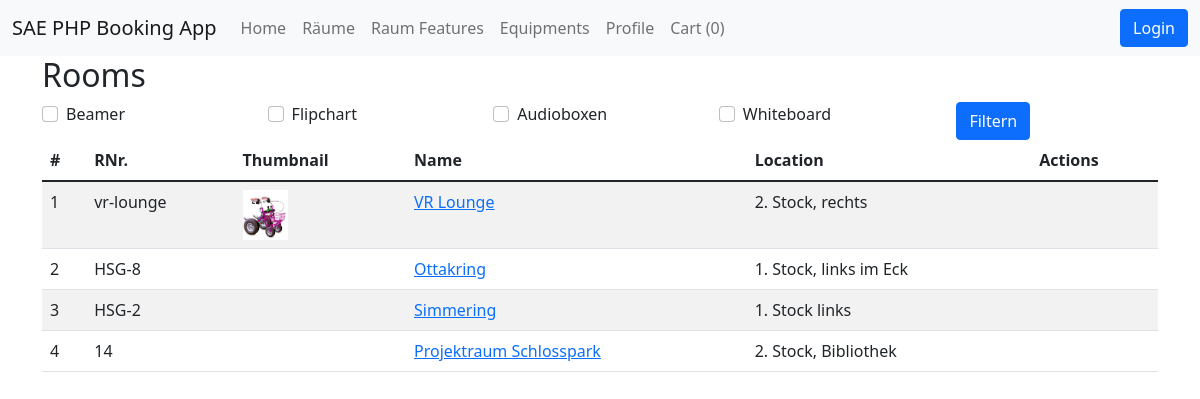
Page /public/rooms on the earlier database version.
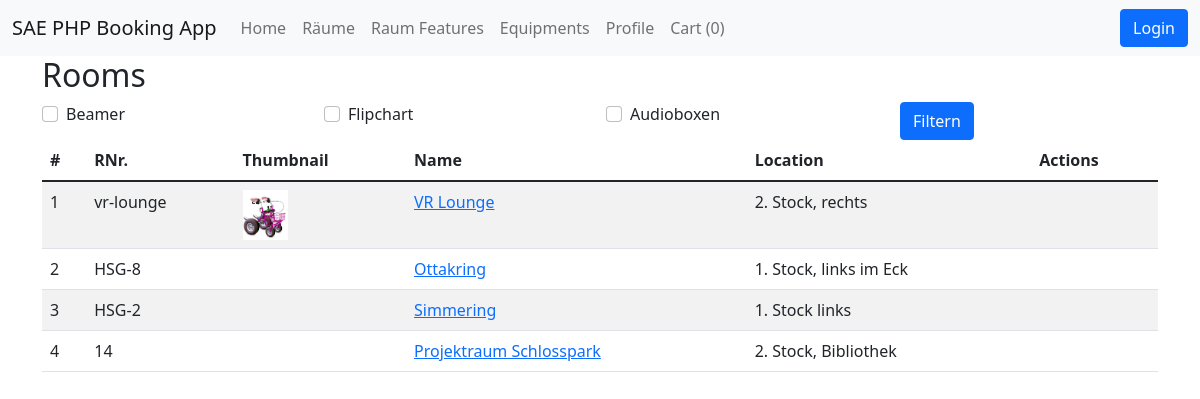
Same page on the later database version.
### tables this page shows
CREATE TABLE `room_features` (
  `id` int(11) NOT NULL,
  `name` varchar(255) NOT NULL,
  `description` text DEFAULT NULL,
  `created_at` timestamp NOT NULL DEFAULT current_timestamp(),
  `updated_at` timestamp NOT NULL DEFAULT current_timestamp() ON UPDATE current_timestamp(),
  `deleted_at` timestamp NULL DEFAULT NULL
);

CREATE TABLE `rooms` (
  `id` int(11) NOT NULL,
  `name` varchar(255) NOT NULL,
  `location` text DEFAULT NULL,
  `room_nr` varchar(10) NOT NULL,
  `images` longtext DEFAULT '[]' CHECK (json_valid(`images`)),
  `created_at` timestamp NOT NULL DEFAULT current_timestamp(),
  `updated_at` timestamp NOT NULL DEFAULT current_timestamp() ON UPDATE current_timestamp(),
  `deleted_at` timestamp NULL DEFAULT NULL
);

### app/Controllers/RoomController.php (called while the page is built, shortened)
<?php
class RoomController
{
    public function index()
    {
        if (isset($_GET['filters']) && !empty($_GET['filters'])) {
            $rooms = Room::getByRoomFeaturesFilter($_GET['filters']);
        } else {
            $rooms = Room::all();
        }
        $roomFeatures = RoomFeature::all();
        foreach ($roomFeatures as $roomFeature) {
            if (isset($_GET['filters']) && in_array($roomFeature->id, $_GET['filters'])) {
                $roomFeature->checked = true;
            } else {
                $roomFeature->checked = false;
            }
        }
        View::render('rooms/index', [
            'rooms' => $rooms,
            'roomFeatures' => $roomFeatures
        ]);
    }
}

### core/Bootloader.php (called while the page is built, shortened)
<?php
class Bootloader
{
    public function __construct()
    {
        try {
            $router = new Router();
            $router->route();
        } catch (\Exception $exception) {
            ExceptionHandler::handle($exception);
        }
    }
}

### public/index.php (called while the page is built, shortened)
<?php
spl_autoload_register(function ($namespaceAndClassname) {
    $namespaceAndClassname = str_replace('Core', 'core', $namespaceAndClassname);
    $namespaceAndClassname = str_replace('App', 'app', $namespaceAndClassname);
    $filepath = str_replace('\\', '/', $namespaceAndClassname);
});
$app = new \Core\Bootloader();

### core/Config.php (called while the page is built, shortened)
<?php
class Config
{
    public static function get (string $filenameAndKey, mixed $default = null): mixed
    {
        [$filename, $key] = explode('.', $filenameAndKey);
        $path = __DIR__ . "/../config/$filename.php";
        if (file_exists($path)) {
            $config = require $path;
            if (array_key_exists($key, $config)) {
                return $config[$key];
            }
        }
        return $default;
    }
}

### config/database.php (called while the page is built)
<?php
return [
    'host' => 'mariadb',
    'user' => 'root',
    'password' => 'password',
    'dbname' => 'mvc'
];

### core/Database.php (called while the page is built, shortened)
<?php
class Database
{
    private object $link;
    private mixed $lastResult;
    public function __construct()
    {
        $this->link = new mysqli(
            Config::get('database.host'),
            Config::get('database.user'),
            Config::get('database.password'),
            Config::get('database.dbname'),
            Config::get('database.port', 3306),
            Config::get('database.socket')
        );
        $this->link->set_charset('utf8');
    }
    public function query(string $query, array $params = []): bool|array
    {
        if (empty($params)) {
            $this->lastResult = $this->executeQuery($query);
        } else {
            $this->lastResult = $this->prepareStatementAndExecuteQuery($query, $params);
        }
        $this->data = $this->lastResult->fetch_all(MYSQLI_ASSOC);
        return $this->data;
    }
    private function executeQuery(string $query): mysqli_result|bool
    {
        return $this->link->query($query);
    }
}

### core/Models/AbstractModel.php (called while the page is built, shortened)
<?php
abstract class AbstractModel
{
    public static function handleResult(array $results): array
    {
        $objects = [];
        foreach ($results as $result) {
            $objects[] = new $calledClass(...$result);
        }
        return $objects;
    }
    public static function getTablenameFromClassname(): string
    {
        $calledClass = get_called_class();
        if (defined("$calledClass::TABLENAME")) {
            return $calledClass::TABLENAME;
        }
        $particles = explode('\\', $calledClass);
        $classname = array_pop($particles);
        $tablename = strtolower($classname) . 's';
        return $tablename;
    }
}

### core/Traits/SoftDelete.php (called while the page is built, shortened)
<?php
trait SoftDelete
{
    public static function all(?string $orderBy = null, ?string $direction = null): array
    {
        $database = new Database();
        $tablename = self::getTablenameFromClassname();
        if ($orderBy === null) {
            $result = $database->query("SELECT * FROM $tablename WHERE deleted_at IS NULL");
        } else {
            $result = $database->query(
                "SELECT * FROM $tablename WHERE deleted_at IS NULL ORDER BY $orderBy $direction"
            );
        }
        return self::handleResult($result);
    }
}

### app/Models/Room.php (called while the page is built, shortened)
<?php
class Room extends AbstractModel
{
    public function getImages(): array
    {
        return json_decode($this->images);
    }
    public function hasImages(): bool
    {
        return !empty($this->getImages());
    }
}

### resources/views/templates/rooms/index.php (the view, shortened to what the changed rows need)
<h2>
    Rooms
</h2>
<div class="filters container">
    <form class="form-inline" method="get">
        <div class="row">
            <?php
            foreach ($roomFeatures as $roomFeature): ?>
                <div class="form-check col">
                    <input type="checkbox" value="<?php
                    echo $roomFeature->id; ?>" class="form-check-input" name="filters[]" id="filters[<?php
                    echo $roomFeature->id; ?>]"<?php
                    echo ($roomFeature->checked === true ? ' checked' : ''); ?>>
                    <label for="filters[<?php
                    echo $roomFeature->id; ?>]"><?php
                        echo $roomFeature->name; ?></label>
                </div>
            <?php
            endforeach; ?>
        </div>
    </form>
</div>
<table class="table table-striped">
    <thead>
    <th>#</th>
    <th>RNr.</th>
    <th>Thumbnail</th>
    <th>Name</th>
    <th>Location</th>
    <th>Actions</th>
    </thead>
    <?php
    foreach ($rooms as $room): ?>
        <tr>
            <td><?php
                echo $room->id; ?></td>
            <td><?php
                echo $room->room_nr; ?></td>
            <td>
                <?php
                if ($room->hasImages()): ?>
                    <img src="<?php
                    echo BASE_URL . $room->getImages()[0]; ?>" class="thumbnail--table">
                <?php
                endif; ?>
            </td>
            <td>
                <a href="<?php
                echo BASE_URL; ?>/rooms/<?php
                echo $room->id; ?>/show"><?php
                    echo $room->name; ?>
                </a>
            </td>
            <td><?php
                echo $room->location; ?></td>
            <td>
            </td>
        </tr>
    <?php
    endforeach; ?>
</table>

Differences in the rows shown:
removed room_features: name "Whiteboard"
